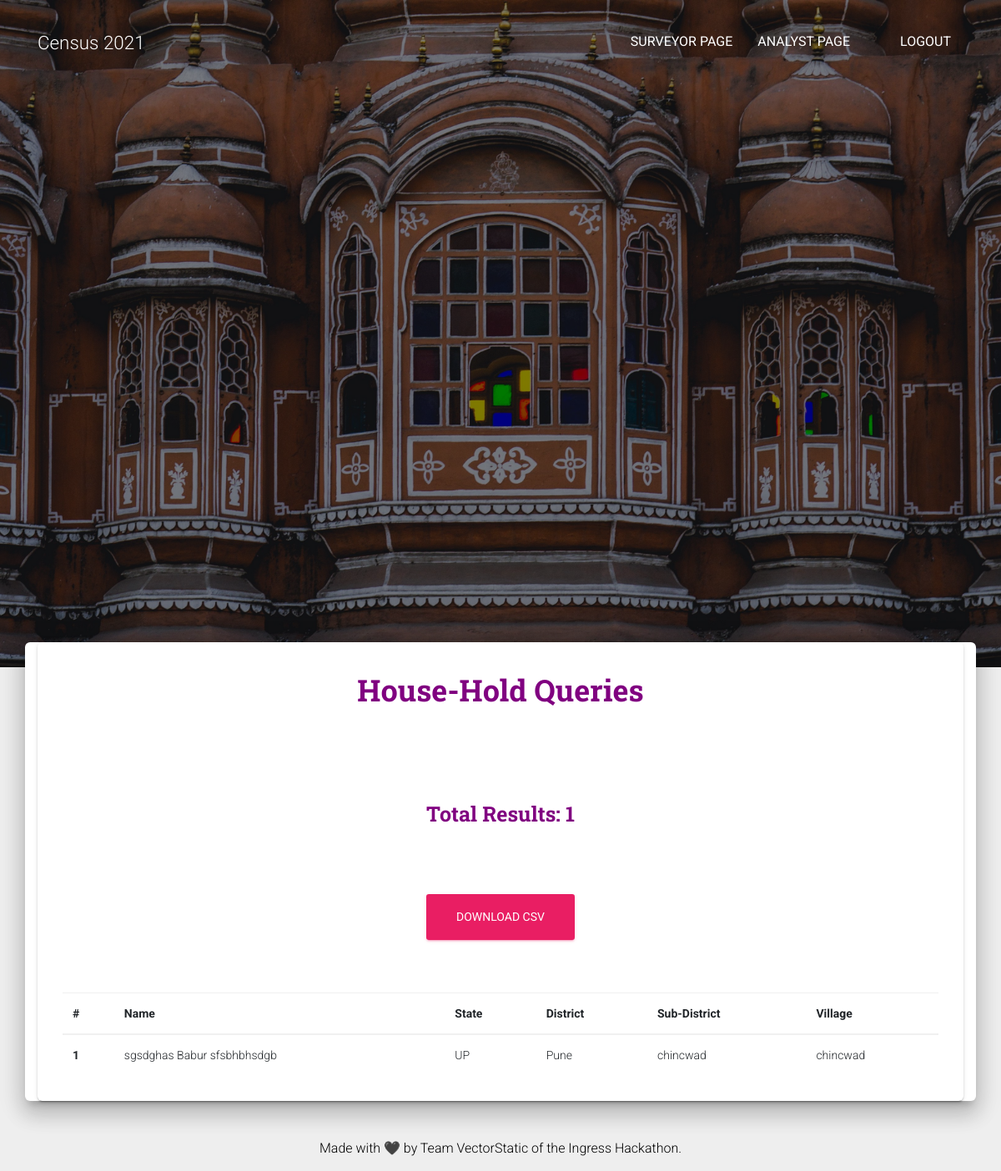
The app's page /analyst/houseHoldQueryResult (signed in), older data.
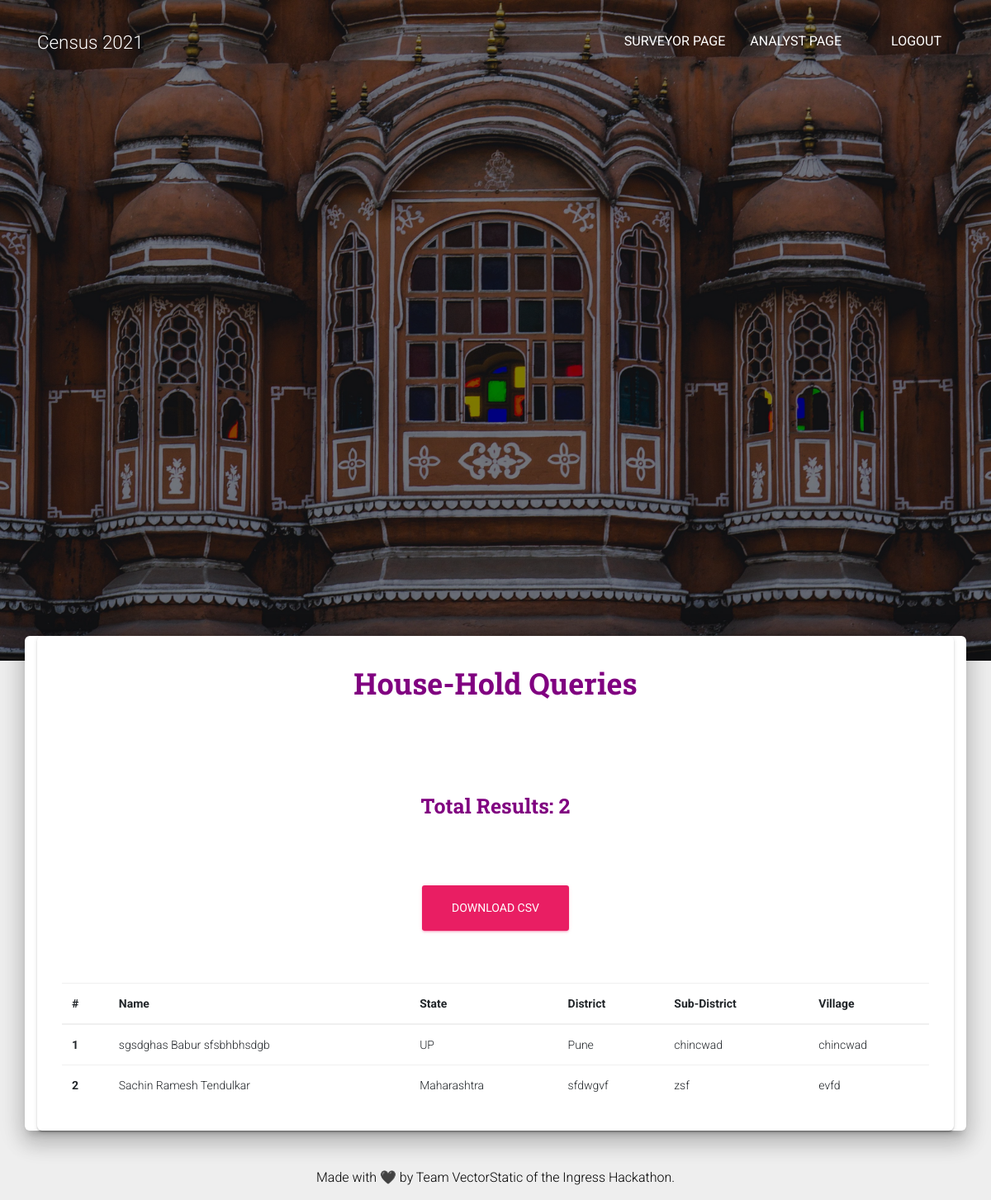
The same page, newer data.
### surveyor/models.py (models this page shows)
class HouseHolds(models.Model):
    user = models.ForeignKey(User, on_delete=models.CASCADE)
    fname = models.CharField(default = 'AMAR', max_length=50)
    mname = models.CharField(default = 'AKBAR', max_length=50)
    lname = models.CharField(default = 'ANTHONY', max_length=50)
    state = models.CharField(default= 'UP',max_length=100)
    district = models.CharField(default='Pune',max_length=100)
    subDistrict = models.CharField(default='chincwad',max_length=100)
    village = models.CharField(default='chincwad',max_length=100)
    wardNo = models.IntegerField(default=0)
    adhar = models.BigIntegerField(primary_key=True)
    sex = models.CharField(max_length=1000,choices=SEX_CHOICES)
    dob = models.DateField(max_length=1000)
    age = models.IntegerField()
    religion = models.CharField(max_length=1000,choices=RELIGION_CHOICES)
    scst = models.CharField(max_length=1001000,choices=CASTE_CHOICES)
    scstType = models.CharField(default = 'KALA', max_length=50)
    martialStatus = models.CharField(max_length=1000,choices=MARITAL_STATUS_CHOICES)
    disability = models.CharField(max_length=1000,choices=DISABILITY_CHOICES)
    motherTongue =  models.CharField(default = 'Hindi', max_length=1000)
    literate = models.BooleanField(default=True)
    statusOfAttendance = models.BooleanField(default=False)
    highestEDUAttained = models.CharField(max_length=1000,choices=QUALIFICATION_CHOICES)
    workedLike = models.CharField(max_length=1000,choices= TYPE_OF_WORKER )
    workedAs =  models.CharField(max_length=1000,choices= CATEGORY_OF_WORKER)
    describeWork = models.CharField(max_length=250)
    industryType = models.CharField(max_length=250)
    workerClass = models.CharField(max_length=1000,choices=CLASS_OF_WORKER)
    nonWorkerType = models.CharField(max_length=1000,choices=TYPE_OF_NON_WORKER)
    findingWork = models.BooleanField(default=False)
    disOfTravelInKm = models.FloatField(default=0.0)
    modeOfTravel = models.CharField(max_length=1000,choices=MODE_OF_TRAVEL)
    birthPlace = models.CharField(max_length=500)
    birthPlaceBool = models.BooleanField(default=True)
    placeOfLastResidence = models.CharField(max_length=500)
    placeOfLastResidenceBool = models.BooleanField(default=True)
    lastMigrated = models.BooleanField(default=False)
    cameFrom = models.CharField(max_length=1000,choices=CAME_FROM)
    durOfStayAfterMigration = models.IntegerField(default=1)
    curChildren = models.IntegerField(default=0)
    totChildren = models.IntegerField(default=1)

### analyst/views.py (the view, shortened to what this page needs)
# urls.py: path('houseHoldQueryResult', views.houseHoldQueryResult.as_view(),name = 'houseHoldQueryResult'),
class houseHoldQueryResult(View):
    def get(self,request, template_name='houseHoldQueryResult.html'):
        group = request.user.groups.all()[0].name
        if isAnalyst(group) == 0:
            return render(request, 'login.html')
        try:
            result = HouseHolds.objects.filter(**q1)
            totalResult = len(result)
        except:
            result = None
            totalResult = 0
        argss = {}
        argss["result"]=result
        argss["totalResult"]=totalResult
        return render(request, 'houseHoldQueryResult.html',argss)

### analyst/views.py (called while the page is built)
def isAnalyst(group_name):
    if group_name == 'analyst_group':
        return 1
    else:
        return 0

### analyst/templates/houseHoldQueryResult.html (shortened to what this page needs)
{% extends 'base.html' %}
{% block content %}
<div class="page-header header-filter" data-parallax="true"
    style="background-image: url('/static/assets/img/hawa-mahal.jpg');"></div>
<div class="main main-raised">
    <div class="profile-content">
        <div class="container">
            <div class="card">
                <div class="card-text">
                    <h2 class="title" align="center" style="color:purple;">House-Hold Queries</h2>
                </div>
                <br>
                <br>
                <div class="card-text">
                    <h3 class="title" align="center" style="color:purple;">Total Results: {{totalResult}}</h3>
                </div>
                <br>
                <div class="card-body">
                    <form class="form-horizontal" role="form" action="" method="post" enctype="multipart/form-data">
                        <div class="card-footer">
                            <button type="submit" class="btn btn-fill btn-rose btn-lg" style="margin: auto;">Download
                                CSV</button>
                        </div>
                    </form>
                    <br><br>
                    {% if result %}
                    <table class="table table-hover">
                        <thead>
                            <tr>
                                <th scope="col">#</th>
                                <th scope="col">Name</th>
                                <th scope="col">State</th>
                                <th scope="col">District</th>
                                <th scope="col">Sub-District</th>
                                <th scope="col">Village</th>
                            </tr>
                        </thead>
                        <tbody>
                            {% for i in result %}
                            <tr>
                                <th scope="row">{{forloop.counter}}</th>
                                <td>{{i.fname}} {{i.mname}} {{i.lname}} </td>
                                <td>{{i.state}}</td>
                                <td>{{i.district}}</td>
                                <td>{{i.subDistrict}}</td>
                                <td>{{i.village}}</td>
                            </tr>
                            {% endfor %}
                        </tbody>
                    </table>{% endif %}
                </div>
            </div>
        </div>
    </div>
</div>
{% endblock %}

### DeathEaters/templates/base.html (shortened to what this page needs)
<!DOCTYPE html>
<html lang="en">
    {% load static %}
<head>
  <link rel="stylesheet" href="https://stackpath.bootstrapcdn.com/bootstrap/4.5.2/css/bootstrap.min.css">
  <link rel="stylesheet" href="https://maxcdn.bootstrapcdn.com/font-awesome/latest/css/font-awesome.min.css">
  <link href="{% static 'assets/css/material-kit.css' %}" rel="stylesheet" />
  <link href="{% static 'assets/demo/demo.css' %}" rel="stylesheet" />
</head>
<body class="landing-page sidebar-collapse">
  <nav class="navbar navbar-transparent navbar-color-on-scroll fixed-top navbar-expand-lg" color-on-scroll="100"
    id="sectionsNav">
    <div class="container">
      <div class="navbar-translate">
        <a class="navbar-brand" href="{% url 'home' %}" >
          <span style="font-size:1.4rem">Census 2021</span></a>
      </div>
      <div class="collapse navbar-collapse">
        <ul class="navbar-nav ml-auto">
          <li class="dropdown nav-item">
            <a href="{% url 'surveyor:surveyorPage' %}" class="nav-link"><span style="font-size:1rem">Surveyor Page</span></a>
          </li>
          <li class="dropdown nav-item">
            <a href="{% url 'analyst:analystPage' %}" class="nav-link"><span style="font-size:1rem">Analyst Page</span></a>
          </li>
          {% if user.is_authenticated %}
          <li class="dropdown nav-item">
            <span style="font-size:1rem; text-transform:uppercase" class="nav-link">{{user.first_name}} {{user.last_name}}</span>
          </li>
          <li class="dropdown nav-item">
            <a href="{% url 'Logout' %}" class="nav-link"><span style="font-size:1rem">LOGOUT</span></a>
          </li>
          {% else %}
          <li class="dropdown nav-item">
            <a href="{% url 'Login' %}" class="nav-link"><span style="font-size:1rem">LOGIN</span></a>
          </li>
          {% endif %}
        </ul>
      </div>
    </div>
  </nav>
  {% block content %}
  {% endblock %}
  <footer class="footer footer-default">
    <div class="container">
      Made with 🖤 by Team VectorStatic of the Ingress Hackathon.
    </div>
  </footer>
</body>
</html>

### static/assets/demo/demo.css (style rules this page uses)
.title { margin-top: 30px; min-height: 32px; }

Row changes from the older to the newer data that the page shows:
added HouseHolds: fname "Sachin", mname "Ramesh", lname "Tendulkar", state "Maharashtra", district "sfdwgvf", subDistrict "zsf", village "evfd"
Text that changed along with them:
{{ totalResult }}: "1" → "2"
